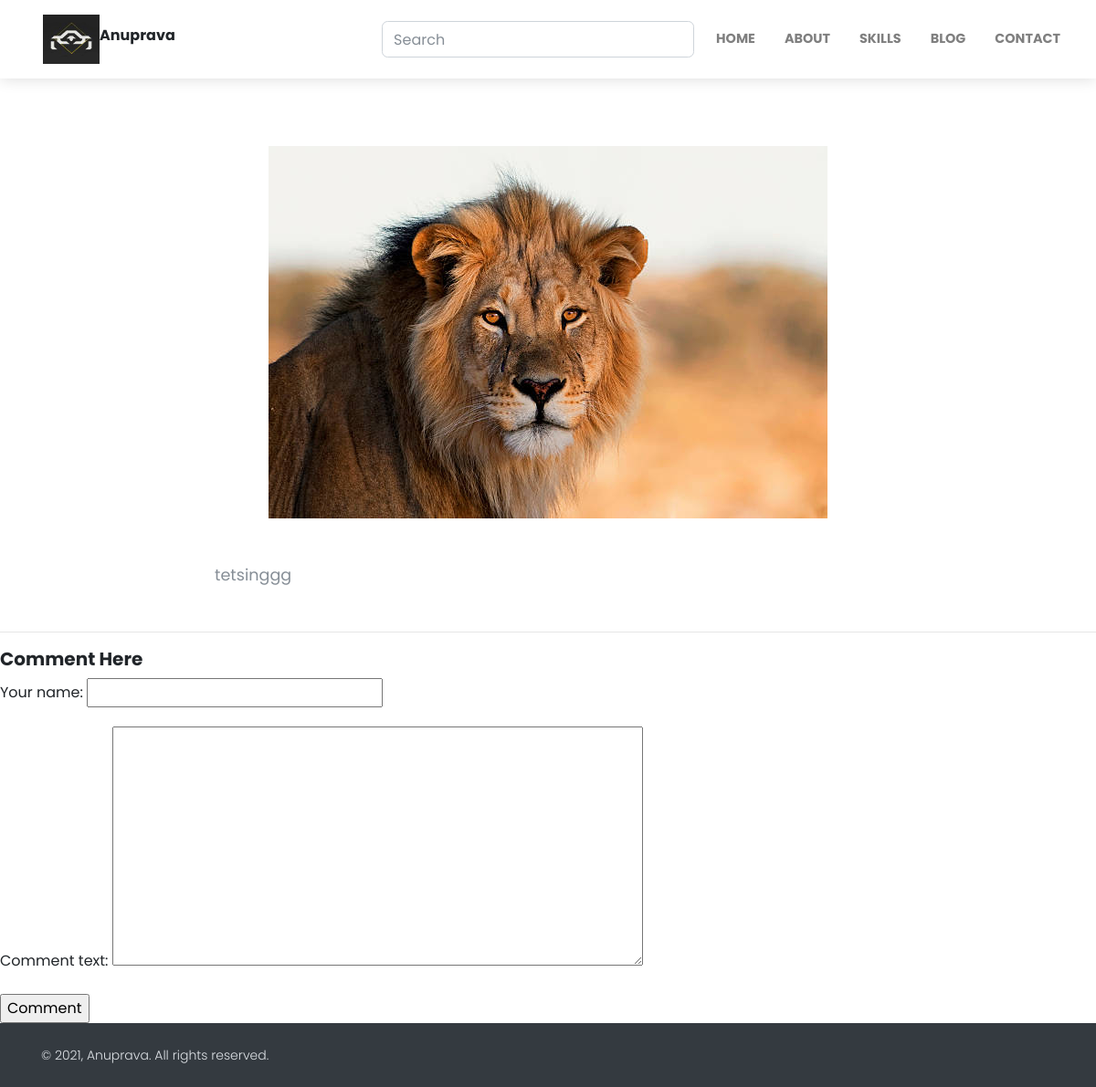
Screenshot of /blog-detail/last-test with the database file from the repository.
### home/models.py (models this page shows, shortened)
class BlogModel(models.Model):
    STATUS_CHOICES = (
    ('draft', 'Draft'),
    ('published', 'Published'),
    )
    title = models.CharField(max_length=1000)
    content = FroalaField()
    slug = models.SlugField(max_length=1000 , null=True , blank=True)
    user = models.ForeignKey(User, blank=True , null=True , on_delete=models.CASCADE)
    image = models.ImageField(upload_to='blog')
    created_at = models.DateTimeField(auto_now_add=True)
    upload_to = models.DateTimeField(auto_now=True)
    status = models.CharField(max_length=10,choices=STATUS_CHOICES,default='draft')
    class Meta:
        ordering = ['-created_at']
    objects = models.Manager() # The default manager.
    published = PublishedManager() # Our custom manager.

### home/views.py (the view)
# urls.py: path('blog-detail/<slug>' , views.blog_detail , name="blog_detail"),
def blog_detail(request , slug):
    context = {}
    try:
        blog_obj = BlogModel.objects.filter(slug = slug).first()
        comments = CommentModel.objects.filter(blog = blog_obj)
    except Exception as e:
        print(e)
    if request.method == 'POST':
        form = CommentForm(request.POST)
        if form.is_valid():
            comment = form.save(commit=False)
            comment.blog = blog_obj
            comment.save()
            return redirect('blog_detail', slug=blog_obj.slug)
    else:
        form = CommentForm()
    context = {
            'blog_obj':blog_obj,
            'form':form,
            'comments':comments,
        }
    return render(request , 'blog_detail.html' , context)

### home/forms.py (shortened to what this page needs)
class CommentForm(forms.ModelForm):
    class Meta:
        model = CommentModel
        fields =('your_name', 'comment_text')

### templates/blog_detail.html (shortened to what this page needs)
{% extends "base.html" %}
{% block start %}
<section>
    <div class="container">
        <div class="row text-center">
            <div class="col-xl-10 mx-auto"><img class="img-fluid mb-5"
                    src="/media/{{blog_obj.image}}"
                    alt=""></div>
        </div>
        <div class="row">
            <div class="col-xl-8 col-lg-10 mx-auto">
                <div class="text-content">
                    {{blog_obj.content|safe}}
                </div>
            </div>
        </div>
    </div>
</section>
<hr>
<form method="post">
    <h5> Comment Here</h5>
    {{form.as_p}}
    <input type ="submit" value="Comment">
</form>
{% endblock %}

### rows the page displays
BlogModel: image (picture), content "tetsinggg"
